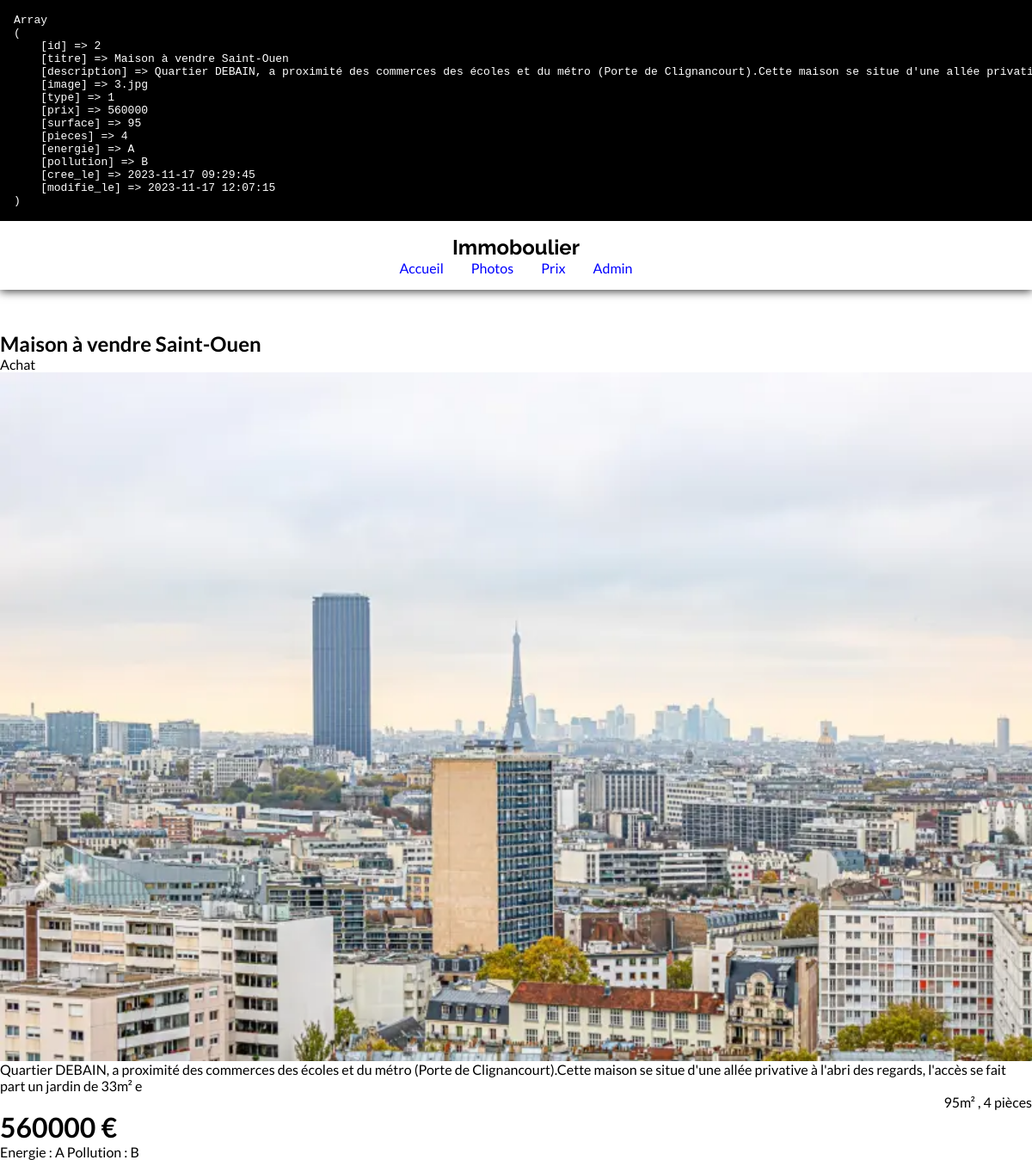
Page /read?id=2 on the committed database.
### tables this page shows
CREATE TABLE `annonce` (
  `id` int(11) NOT NULL,
  `titre` varchar(50) NOT NULL,
  `description` varchar(400) NOT NULL,
  `image` varchar(150) NOT NULL,
  `type` tinyint(1) NOT NULL,
  `prix` int(11) NOT NULL,
  `surface` int(11) NOT NULL,
  `pieces` int(11) NOT NULL,
  `energie` varchar(2) NOT NULL,
  `pollution` varchar(2) NOT NULL,
  `cree_le` timestamp NOT NULL DEFAULT current_timestamp(),
  `modifie_le` timestamp NULL DEFAULT NULL
);

### controllers/annonces/read.php (called while the page is built, shortened)
<?php
require 'models/Database.php';
$id = $_GET['id'];
$annonce = $db->prepare("SELECT * FROM annonce where id = :id");
$annonce->bindValue(":id",$id);
$annonce->execute();
$annonce = $annonce->fetch();
require("./views/annonces/read.view.php");

### index.php (called while the page is built)
<?php
require 'config/debug.php';
require 'core/routeur.php';

### views/annonces/read.view.php (the view)
<?php require("views/partials/header.php"); ?>
<article>
        <h2><?= $annonce["titre"] ?></h2>
        <?php if ($annonce["type"] === 0) { ?>
            <p class="type">Location</p>
        <?php } else { ?>
            <p class="type">Achat</p>
        <?php } ?>
        <div><img src="upload/<?= $annonce["image"] ?>" alt=""></div>
        <p><?= $annonce["description"] ?></p>
        <p class="surface"><?= $annonce["surface"] ?>m² , <?= $annonce["pieces"] ?> pièces </p>
        <p><strong><?= $annonce["prix"] ?> €</strong></p>
        <p class="energie">Energie : <?= $annonce["energie"] ?> Pollution : <?= $annonce["pollution"] ?></p>
    </article>
<?php require("views/partials/footer.php"); ?>

### public/assets/style.css (style rules this page uses)
* { padding: 0; border: 0; margin: 0; font-family: "Lato"; box-sizing: border-box; }
:root { --cfg: #433; --cbg: #fff; --cdark: #888; --clight: #f5f6f7; --cmed: #d1d1d1; --clink: #07c; --cemph: #088; --cemphbg: #0881; }
img, input { width: 100%; vertical-align: bottom; }
.surface { text-align: end; }
strong { font-size: 2rem; }

### rows in the picture
annonce: titre "Maison à vendre Saint-Ouen", image (picture), description "Quartier DEBAIN, a proximité des commerces des écoles et du métro (Porte de Clignancourt).Cette maison se situe d'une allée privative à l'abri des regards, l'accès se fait part un jardin de 33m² e", surface "95", pieces "4", prix "560000", energie "A", pollution "B"
